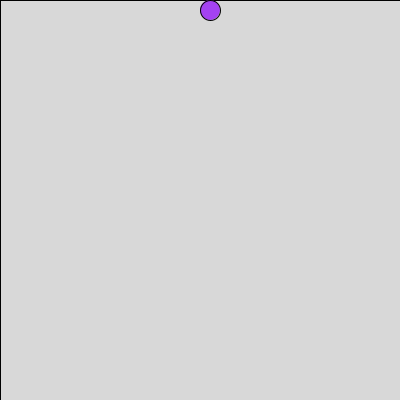
Frame 1 (no input)
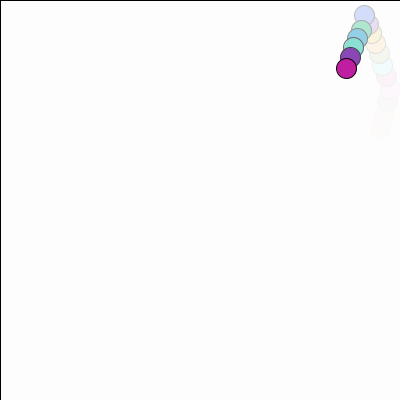
Frame 60 (the mouse pressed at the canvas centre just before this capture)
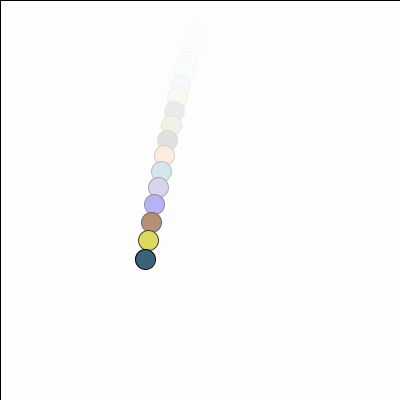
Frame 120 (the mouse held since frame 60 and released just before this capture)

The Processing sketch that drew these frames (run headless with seeded random() and noise(); from frame 60 on, the mouse is pressed at the canvas centre):

// Processing sketch: processing_71825
// ── processing_71825.pde

/*
/ Norm Krumpe
 / September 23, 2012
 / An object that bounces around the screen.  There are 
 / a couple reasons I made this.
 / 1. To play around with objects that bounce around the
 /    screen.
 / 2. To be extra careful about documenting my code and
 /    factoring my code into methods (functions) that
 /    make it easy to adjust.
 / 3. PLEASE play around with this.  
 */

// The location, size, and speed of the ball
float speedX, speedY;
float objectX, objectY, objectWidth, objectHeight;

// acceleration...modify this to affect
// how the ySpeed changes.  Closer to zero
// reduces the effects of gravity.  For example,
// 0.1 makes it seem more like how things might move
// on the moon.
float GRAVITY = 0.6;

// damping effect...modify this to affect
// the bounciness of the object.  Closer to zero
// loses bounciness.  Closer to 1 makes it more
// like a superball.
float DAMPING = 1.05;

// friction effect...modify this to affect
// the left-right motion when the object hits the floor.
// Closer to 1 makes the floor "slick", and closer to
// 0 makes the floor rougher, like sandpaper.
float FRICTION = .9;

// Set the screen size, the object's initial size,
// location, and speed.
void setup() {
  size(400, 400);

  objectX = width/2;
  objectY = 0;

  objectWidth = 20;
  objectHeight = objectWidth;

  speedX = 4;
  speedY = 4;
}

// The main driver for the motion
void draw() {

  // The second number in the fill affects
  // the transparency.  Adjust it to increase
  // or decrease the "tail" left behind the moving
  // object.
  fill(255, 60);
  rect(0, 0, width, height);

  drawObject();
  adjustForGravity();
  updateObjectLocation();
  checkForCollision();
}

// This draws the object that is bouncing.  Right
// now the object is a rectangle.  But it shouldn't
// be too hard to change this to some other object.
void drawObject() {
  updateColor();
  ellipseMode(CORNER); 
  ellipse(objectX, objectY, objectWidth, objectHeight);
}

// Adjusts the location of the object based on its
// current location and its speed
void updateObjectLocation() {
  objectX = objectX + speedX;
  objectY = objectY + speedY;
}

// Adjusts the object's y speed based on its
// current speed and the force of gravity
void adjustForGravity() {
  speedY = speedY + GRAVITY;
}

// Make adjustments whenever the object hits
// the wall or a floor.  Any of these should
// reverse the direction of the object (hitting
// the two walls, for example, reverses speedX).
// Hitting the floor will call friction and 
// damping into play.  Should hitting a wall
// be affected by friction?  What about hitting
// the ceiling?
void checkForCollision() {

  // Check for right-wall collision
  // This (perhaps poorly) assumes that
  // the object's position (objectX, objectY)
  // is based on that position being in the
  // upper-left corner of that object.
  // If (objectX, objectY) were in the center
  // of the object, then this code would need
  // to be adjusted appropriately.
  if (objectX > width - objectWidth) {
    objectX = width - objectWidth;
    speedX = -1 * speedX;
  }
  // Check for left-wall collision
  else if (objectX < 0) {
    objectX = 0;
    speedX = -1 * speedX;
  }

  // Check for floor collision:
  if (objectY > height - objectHeight) {
    objectY = height - objectHeight;
    speedY = -1 * speedY;
    speedY = DAMPING * speedY;
    speedX = FRICTION * speedX;
  }
  
  else if(objectY < 0) {
    objectY = objectHeight;
    speedY = -1 * speedY;
  }
}

void updateColor(){
fill(random(255),random(255),random(255));
}
